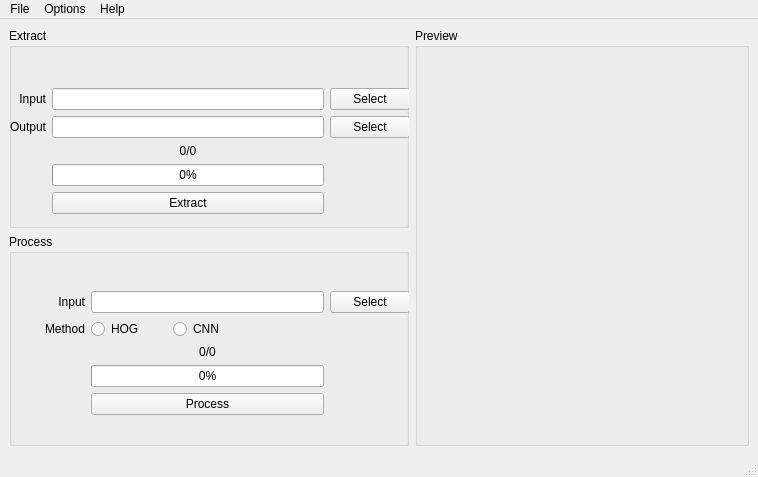
<?xml version="1.0" encoding="UTF-8"?>
<ui version="4.0">
 <class>MainWindow</class>
 <widget class="QMainWindow" name="MainWindow">
  <property name="geometry">
   <rect>
    <x>0</x>
    <y>0</y>
    <width>758</width>
    <height>477</height>
   </rect>
  </property>
  <property name="windowTitle">
   <string>FaceMasker</string>
  </property>
  <widget class="QWidget" name="centralwidget">
   <layout class="QGridLayout" name="gridLayout_13">
    <item row="0" column="0">
     <layout class="QHBoxLayout" name="horizontalLayout">
      <property name="topMargin">
       <number>0</number>
      </property>
      <item>
       <layout class="QVBoxLayout" name="verticalLayout_4">
        <property name="topMargin">
         <number>0</number>
        </property>
        <item>
         <widget class="QGroupBox" name="groupBox_Extract">
          <property name="sizePolicy">
           <sizepolicy hsizetype="Fixed" vsizetype="Fixed">
            <horstretch>0</horstretch>
            <verstretch>0</verstretch>
           </sizepolicy>
          </property>
          <property name="minimumSize">
           <size>
            <width>400</width>
            <height>200</height>
           </size>
          </property>
          <property name="title">
           <string>Extract</string>
          </property>
          <widget class="QWidget" name="layoutWidget_5">
           <property name="geometry">
            <rect>
             <x>0</x>
             <y>20</y>
             <width>401</width>
             <height>166</height>
            </rect>
           </property>
           <layout class="QGridLayout" name="gridLayout_9">
            <item row="0" column="0">
             <spacer name="verticalSpacer_5">
              <property name="orientation">
               <enum>Qt::Vertical</enum>
              </property>
              <property name="sizeHint" stdset="0">
               <size>
                <width>20</width>
                <height>40</height>
               </size>
              </property>
             </spacer>
            </item>
            <item row="1" column="0">
             <layout class="QGridLayout" name="gridLayout_10">
              <item row="3" column="1">
               <widget class="QProgressBar" name="extract_progressbar">
                <property name="value">
                 <number>0</number>
                </property>
               </widget>
              </item>
              <item row="0" column="1">
               <widget class="QLineEdit" name="extract_input_text">
                <property name="sizePolicy">
                 <sizepolicy hsizetype="Preferred" vsizetype="Preferred">
                  <horstretch>0</horstretch>
                  <verstretch>0</verstretch>
                 </sizepolicy>
                </property>
                <property name="text">
                 <string/>
                </property>
               </widget>
              </item>
              <item row="1" column="2">
               <widget class="QPushButton" name="extract_output_select_button">
                <property name="sizePolicy">
                 <sizepolicy hsizetype="Minimum" vsizetype="Fixed">
                  <horstretch>0</horstretch>
                  <verstretch>0</verstretch>
                 </sizepolicy>
                </property>
                <property name="text">
                 <string>Select</string>
                </property>
               </widget>
              </item>
              <item row="0" column="0">
               <widget class="QLabel" name="extract_input_label">
                <property name="text">
                 <string>Input</string>
                </property>
                <property name="alignment">
                 <set>Qt::AlignRight|Qt::AlignTrailing|Qt::AlignVCenter</set>
                </property>
               </widget>
              </item>
              <item row="0" column="2">
               <widget class="QPushButton" name="extract_input_select_button">
                <property name="sizePolicy">
                 <sizepolicy hsizetype="Preferred" vsizetype="Preferred">
                  <horstretch>0</horstretch>
                  <verstretch>0</verstretch>
                 </sizepolicy>
                </property>
                <property name="text">
                 <string>Select</string>
                </property>
               </widget>
              </item>
              <item row="1" column="0">
               <widget class="QLabel" name="extract_output_label">
                <property name="sizePolicy">
                 <sizepolicy hsizetype="Preferred" vsizetype="Preferred">
                  <horstretch>0</horstretch>
                  <verstretch>0</verstretch>
                 </sizepolicy>
                </property>
                <property name="text">
                 <string>Output</string>
                </property>
                <property name="alignment">
                 <set>Qt::AlignRight|Qt::AlignTrailing|Qt::AlignVCenter</set>
                </property>
               </widget>
              </item>
              <item row="1" column="1">
               <widget class="QLineEdit" name="extract_output_text">
                <property name="sizePolicy">
                 <sizepolicy hsizetype="Preferred" vsizetype="Preferred">
                  <horstretch>0</horstretch>
                  <verstretch>0</verstretch>
                 </sizepolicy>
                </property>
                <property name="minimumSize">
                 <size>
                  <width>0</width>
                  <height>0</height>
                 </size>
                </property>
                <property name="text">
                 <string/>
                </property>
               </widget>
              </item>
              <item row="4" column="1">
               <widget class="QPushButton" name="extract_button">
                <property name="text">
                 <string>Extract</string>
                </property>
               </widget>
              </item>
              <item row="2" column="1">
               <widget class="QLabel" name="extract_progress_count">
                <property name="text">
                 <string>0/0</string>
                </property>
                <property name="alignment">
                 <set>Qt::AlignCenter</set>
                </property>
               </widget>
              </item>
             </layout>
            </item>
           </layout>
          </widget>
         </widget>
        </item>
        <item>
         <widget class="QGroupBox" name="groupBox_Process">
          <property name="sizePolicy">
           <sizepolicy hsizetype="Minimum" vsizetype="Minimum">
            <horstretch>0</horstretch>
            <verstretch>0</verstretch>
           </sizepolicy>
          </property>
          <property name="minimumSize">
           <size>
            <width>400</width>
            <height>200</height>
           </size>
          </property>
          <property name="title">
           <string>Process</string>
          </property>
          <widget class="QWidget" name="layoutWidget_6">
           <property name="geometry">
            <rect>
             <x>0</x>
             <y>20</y>
             <width>401</width>
             <height>161</height>
            </rect>
           </property>
           <layout class="QGridLayout" name="gridLayout_11">
            <item row="1" column="0">
             <layout class="QGridLayout" name="gridLayout_12">
              <item row="4" column="1" colspan="3">
               <widget class="QPushButton" name="process_button">
                <property name="enabled">
                 <bool>true</bool>
                </property>
                <property name="text">
                 <string>Process</string>
                </property>
                <property name="default">
                 <bool>false</bool>
                </property>
               </widget>
              </item>
              <item row="0" column="4">
               <widget class="QPushButton" name="process_input_select_button">
                <property name="text">
                 <string>Select</string>
                </property>
               </widget>
              </item>
              <item row="0" column="0">
               <widget class="QLabel" name="process_input_label">
                <property name="text">
                 <string>Input</string>
                </property>
                <property name="alignment">
                 <set>Qt::AlignRight|Qt::AlignTrailing|Qt::AlignVCenter</set>
                </property>
               </widget>
              </item>
              <item row="0" column="1" colspan="3">
               <widget class="QLineEdit" name="process_input_text">
                <property name="sizePolicy">
                 <sizepolicy hsizetype="Preferred" vsizetype="Preferred">
                  <horstretch>0</horstretch>
                  <verstretch>0</verstretch>
                 </sizepolicy>
                </property>
                <property name="text">
                 <string/>
                </property>
               </widget>
              </item>
              <item row="1" column="2" colspan="2">
               <widget class="QRadioButton" name="process_cnn_radioButton">
                <property name="text">
                 <string>CNN</string>
                </property>
               </widget>
              </item>
              <item row="1" column="0">
               <widget class="QLabel" name="process_method_label">
                <property name="text">
                 <string>Method</string>
                </property>
                <property name="alignment">
                 <set>Qt::AlignRight|Qt::AlignTrailing|Qt::AlignVCenter</set>
                </property>
               </widget>
              </item>
              <item row="1" column="1">
               <widget class="QRadioButton" name="process_hog_radioButton">
                <property name="text">
                 <string>HOG</string>
                </property>
               </widget>
              </item>
              <item row="2" column="1" colspan="3">
               <widget class="QLabel" name="process_progress_count">
                <property name="text">
                 <string>0/0</string>
                </property>
                <property name="alignment">
                 <set>Qt::AlignCenter</set>
                </property>
               </widget>
              </item>
              <item row="3" column="1" colspan="3">
               <widget class="QProgressBar" name="process_progressbar">
                <property name="value">
                 <number>0</number>
                </property>
               </widget>
              </item>
             </layout>
            </item>
            <item row="0" column="0">
             <spacer name="verticalSpacer_6">
              <property name="orientation">
               <enum>Qt::Vertical</enum>
              </property>
              <property name="sizeType">
               <enum>QSizePolicy::Maximum</enum>
              </property>
              <property name="sizeHint" stdset="0">
               <size>
                <width>20</width>
                <height>40</height>
               </size>
              </property>
             </spacer>
            </item>
           </layout>
          </widget>
         </widget>
        </item>
       </layout>
      </item>
      <item>
       <widget class="QGroupBox" name="groupBox_Preview">
        <property name="sizePolicy">
         <sizepolicy hsizetype="Preferred" vsizetype="Preferred">
          <horstretch>1</horstretch>
          <verstretch>0</verstretch>
         </sizepolicy>
        </property>
        <property name="minimumSize">
         <size>
          <width>320</width>
          <height>240</height>
         </size>
        </property>
        <property name="title">
         <string>Preview</string>
        </property>
        <layout class="QHBoxLayout" name="horizontalLayout_2">
         <item>
          <widget class="QLabel" name="preview_placeholder">
           <property name="enabled">
            <bool>true</bool>
           </property>
           <property name="sizePolicy">
            <sizepolicy hsizetype="Maximum" vsizetype="Maximum">
             <horstretch>1</horstretch>
             <verstretch>1</verstretch>
            </sizepolicy>
           </property>
           <property name="maximumSize">
            <size>
             <width>16777</width>
             <height>16777</height>
            </size>
           </property>
           <property name="text">
            <string/>
           </property>
           <property name="alignment">
            <set>Qt::AlignCenter</set>
           </property>
          </widget>
         </item>
        </layout>
       </widget>
      </item>
     </layout>
    </item>
   </layout>
  </widget>
  <widget class="QMenuBar" name="menubar">
   <property name="geometry">
    <rect>
     <x>0</x>
     <y>0</y>
     <width>758</width>
     <height>22</height>
    </rect>
   </property>
   <widget class="QMenu" name="menuFile">
    <property name="title">
     <string>File</string>
    </property>
    <addaction name="actionExit"/>
   </widget>
   <widget class="QMenu" name="menuOptions">
    <property name="title">
     <string>Options</string>
    </property>
    <widget class="QMenu" name="menuLanguage">
     <property name="title">
      <string>Language</string>
     </property>
     <addaction name="actionEnglish"/>
     <addaction name="actionJapanese"/>
    </widget>
    <addaction name="menuLanguage"/>
   </widget>
   <widget class="QMenu" name="menuHelp">
    <property name="title">
     <string>Help</string>
    </property>
    <addaction name="actionAbout"/>
   </widget>
   <addaction name="menuFile"/>
   <addaction name="menuOptions"/>
   <addaction name="menuHelp"/>
  </widget>
  <widget class="QStatusBar" name="statusbar"/>
  <action name="actionExit">
   <property name="text">
    <string>Exit</string>
   </property>
  </action>
  <action name="actionEnglish">
   <property name="checkable">
    <bool>true</bool>
   </property>
   <property name="checked">
    <bool>true</bool>
   </property>
   <property name="text">
    <string>English</string>
   </property>
  </action>
  <action name="actionJapanese">
   <property name="checkable">
    <bool>true</bool>
   </property>
   <property name="text">
    <string>Japanese</string>
   </property>
  </action>
  <action name="actionAbout">
   <property name="text">
    <string>About</string>
   </property>
  </action>
 </widget>
 <resources/>
 <connections/>
</ui>
